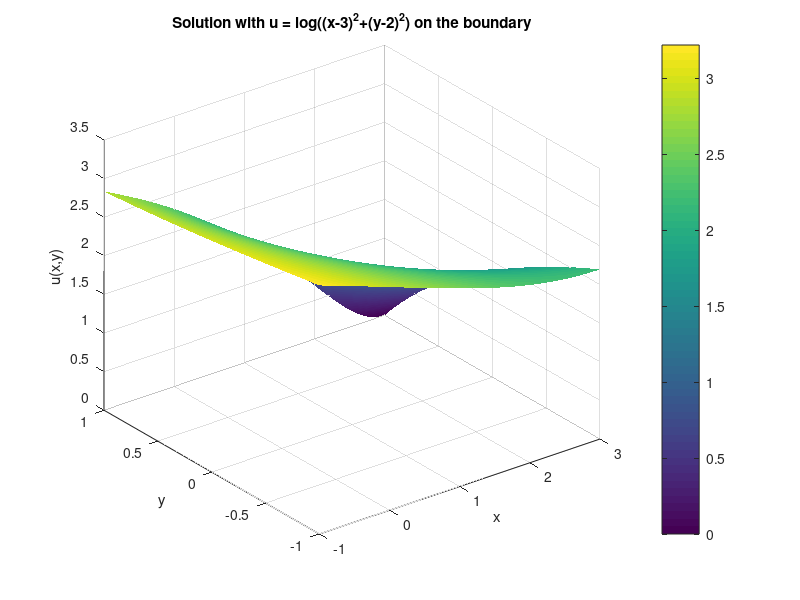

Write the MATLAB code that produced this figure.
clc; clear; close all;

% Domain and grid parameters
N = 128;               % N+1 grid points in each coordinate (0 to 1)
h = 1.0 / N;          % grid spacing
xv = linspace(-1,3,N+1);
yv = linspace(-1,1,N+1);
nInterior = (N-1)^2;  % number of unknowns (only interior points)

% Dirichlet boundary function: g(x,y)
g = @(x,y) log((x-3).^2 + (y-2).^2);

% Assembling the linear system: A*U_vec = b.
% U_vec holds u at interior points in row-major order.
A = sparse(nInterior, nInterior);
b = zeros(nInterior, 1);

for j = 1:(N-1)         % interior y-index (j=1 corresponds to y=xv(2))
    for i = 1:(N-1)     % interior x-index (i=1 corresponds to xv(2))
        k = (j-1)*(N-1) + i;
        % Coordinates at interior point (i,j)
        x_ij = xv(i+1);
        y_ij = yv(j+1);

        % Coefficient for u(i,j)
        A(k,k) = -4/(h^2);

        % Right neighbor (i+1,j)
        if i+1 <= (N-1)
            kRight = (j-1)*(N-1) + (i+1);
            A(k, kRight) = 1/(h^2);
        else
            % On boundary x = 1
            b(k) = b(k) - g(xv(end), y_ij) / (h^2);
        end

        % Left neighbor (i-1,j)
        if i-1 >= 1
            kLeft = (j-1)*(N-1) + (i-1);
            A(k, kLeft) = 1/(h^2);
        else
            % On boundary x = 0
            b(k) = b(k) - g(xv(1), y_ij) / (h^2);
        end

        % Top neighbor (i,j+1)
        if j+1 <= (N-1)
            kUp = (j)*(N-1) + i;
            A(k, kUp) = 1/(h^2);
        else
            % On boundary y = 1
            b(k) = b(k) - g(x_ij, yv(end)) / (h^2);
        end

        % Bottom neighbor (i,j-1)
        if j-1 >= 1
            kDown = (j-2)*(N-1) + i;
            A(k, kDown) = 1/(h^2);
        else
            % On boundary y = 0
            b(k) = b(k) - g(x_ij, yv(1)) / (h^2);
        end

        % Right-hand side f(x,y)=0 in the interior for Laplace's eqn.
        % b(k) remains unchanged.
    end
end

% Solve the linear system
U_vec = A \ b;

% Map solution to full grid (include boundary)
U_mat = zeros(N+1, N+1);
for j = 1:(N-1)
    for i = 1:(N-1)
        k = (j-1)*(N-1) + i;
        U_mat(j+1,i+1) = U_vec(k);
    end
end

% Set boundary values using g(x,y)
U_mat(1,:)   = g(xv, yv(1));       % bottom (y=0)
U_mat(end,:) = g(xv, yv(end));       % top (y=1)
U_mat(:,1)   = g(xv(1), yv);         % left (x=0)
U_mat(:,end) = g(xv(end), yv);         % right (x=1)

[X, Y] = meshgrid(xv, yv);
figure; surf(X, Y, U_mat); shading interp; colorbar;
xlabel('x'); ylabel('y'); zlabel('u(x,y)');
title('Solution with u = log((x-3)^2+(y-2)^2) on the boundary');